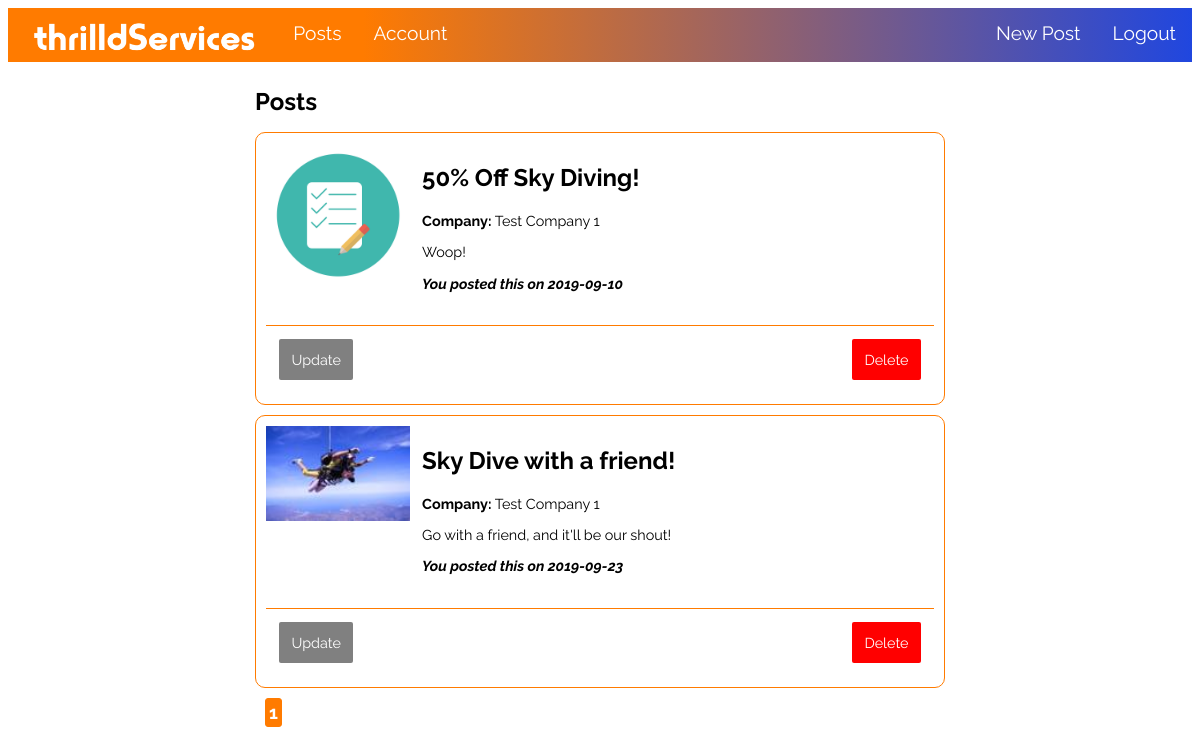
The app's page /service (signed in) with its own data.
### app/models.py (models this page shows, shortened)
class Service_Post(db.Model):
  __tablename__ = 'service_post'
  id = db.Column(db.Integer, primary_key=True)
  title = db.Column(db.String(100), nullable=False)
  date_posted = db.Column(db.String(10), nullable=False, default=datetime.date.today())
  content = db.Column(db.String(2000), nullable=False)
  post_picture = db.Column(db.String(20), default='defaultService.jpg')
  company = db.Column(db.String(160), db.ForeignKey('service.name'), nullable=False) #DNPC - justify why you used this instead of db.relationship
  viewing_users = db.relationship('User', secondary=User_Post_View, backref=db.backref('posts', lazy='dynamic'), lazy= 'dynamic') #a relationship that lets me defines the posts users are viweing i.e. 'users.posts' in routes.py

### app/routes.py (the view)
@app.route('/service')
@login_required(type='srole')
def service_home():
    exists = db.session.query(Service.id).filter_by(email=current_user.email).scalar() is not None
    if not exists:
        flash('Your must complete sign up!', 'fail')
        return redirect(url_for('service_register'))
    page= request.args.get('page', 1, type=int)
    my_posts = Service_Post.query.filter_by(company=current_user.name).paginate(page=page, per_page=paginate_int)#get all the posts that the current service has created.
    return render_template('service_home.html', page_title='Service Home', my_posts=my_posts)

### app/models.py (called while the page is built)
@login_manager.user_loader
def load_user(user_id):
    return User.query.get(int(user_id)) #It takes the id return the corresponding user entry.

### app/routes.py (called while the page is built, shortened)
def login_required(type="ANY"): #It lets me define different roles for the users. This meant that if they were a service (srole), they could have a different home screen etc than if they were a user (urole).
    def wrapper(fn):
        @wraps(fn) # Makes the function (wraps it with) a decorator with @ so that it is just basically saying 'the login required to access this page is...'
        def decorated_view(*args, **kwargs):
            return fn(*args, **kwargs)
        return decorated_view
    return wrapper

### app/templates/service_home.html (shortened to what this page needs)
{% extends 'layout.html' %} {% block content %}
<div class = "my_posted_articles">
  <h1>Posts</h1>
  {% for my_post in my_posts.items %}
    <article class = "service_content">
      <div class="service_post_img">
        <img class="post_img_style" src="{{ url_for('static', filename='images/post_pics/' + my_post.post_picture)}}">
      </div>
      <div class="service_post_content">
        <h1>{{my_post.title}}</h1>
        <p><b>Company:</b> {{my_post.company}}</p>
        <p>{{my_post.content}}</p>
        <p><b><i>You posted this on {{my_post.date_posted}}</i></b></p>
      </div>
      <br>
      <div class="metadata">
        <div class="metadata_buttons">
          <a class="shome_update_button" href="{{url_for('update_post', service_post_id=my_post.id)}}">Update</a>
          <a class="shome_delete_button" href="#delete/{{my_post.id}}">Delete</a>
        </div>
      </div>
    </article>
  {% endfor %}
  <div class="pagination">
      {% for page_num in my_posts.iter_pages(left_edge=1, right_edge=1, left_current=1, right_current=2) %}
        {% if page_num %}
          {% if my_posts.page == page_num %}
            <a class="a_page active_page" href="{{url_for('service_home', page=page_num)}}">{{page_num}}</a>
          {% else %}
            <a class="a_page inactive_page" href="{{url_for('service_home', page=page_num)}}">{{page_num}}</a>
          {% endif %}
        {% else %}
        <p>...</p>
        {% endif %}
      {% endfor %}
  </div>
</div>
{% endblock %}

### app/static/css/style.css (style rules this page uses)
body { color: black; font-family: 'Raleway', sans-serif; }
h1 { font-size:2vw; }
p { font-size: 1.2vw; }
.pagination { display: inline-block; }
.a_page { margin-bottom:2%; padding: 3px; border-radius: 3px; overflow: visible; text-decoration: none; font-weight: bolder; float: left; font-size: 1.5vw; margin-right: 5px; margin-left: 10px; }
.pagination::after { content: ""; clear: both; display: table; }
.active_page { color: white; background-color: #ff7b00; border: 1px solid #ff7b00 ; }
.service_post_img { float: left; width: 12vw; height: 12vw; overflow: hidden; position: relative; }
.service_post_content { margin-left: 13vw; word-break: break-all; }
.post_img_style { width: 100%; position: absolute; display: block; margin: auto; }
.metadata { color: grey; border-top: 1px solid #ff7b00; width: 100% }
.metadata a, .metadata p { display: inline; font-size: 1.2vw; }
.my_posted_articles { width: 75%; margin: auto; margin-top: 10px; }
.service_content { border: 1px solid #ff7b00; border-radius:10px; background-color: white; padding: 10px; margin-bottom: 10px; }
.metadata_buttons { padding: 2%; }
.shome_update_button { font-size: 1.2vw; float: left; padding: 1vw; color: white; border-radius: 2px; text-decoration: none; cursor: pointer; background-color: grey; }
.shome_delete_button { font-size: 1.2vw; float: right; border: none; padding: 1vw; color: white; border-radius: 2px; text-decoration: none; cursor: pointer; background-color: #ff2b2b; }
.shome_delete_button { background-color: red; }
.metadata_buttons::after { content: ""; clear: both; display: table; }

### records on screen
Service_Post: post_picture (placeholder picture), title "50% Off Sky Diving!", company "Test Company 1", content "Woop!", date_posted "2019-09-10"
Service_Post: post_picture (picture), title "Sky Dive with a friend!", company "Test Company 1", content "Go with a friend, and it'll be our shout!", date_posted "2019-09-23"

### other values on screen
{{ page_num }} "1"
